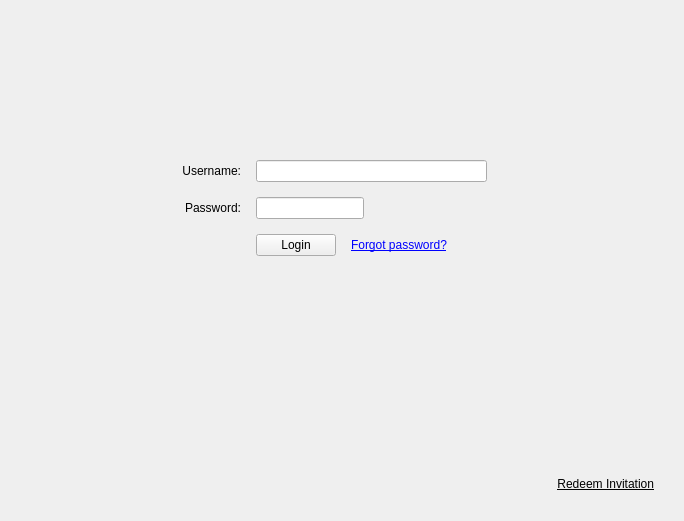
<?xml version="1.0" encoding="UTF-8"?>
<ui version="4.0">
 <class>LoginWgt</class>
 <widget class="QWidget" name="LoginWgt">
  <property name="geometry">
   <rect>
    <x>0</x>
    <y>0</y>
    <width>684</width>
    <height>521</height>
   </rect>
  </property>
  <property name="windowTitle">
   <string>Form</string>
  </property>
  <layout class="QGridLayout" name="gridLayout">
   <property name="leftMargin">
    <number>30</number>
   </property>
   <property name="topMargin">
    <number>160</number>
   </property>
   <property name="rightMargin">
    <number>30</number>
   </property>
   <property name="bottomMargin">
    <number>30</number>
   </property>
   <property name="spacing">
    <number>15</number>
   </property>
   <item row="0" column="0">
    <spacer name="horizontalSpacer">
     <property name="orientation">
      <enum>Qt::Horizontal</enum>
     </property>
     <property name="sizeHint" stdset="0">
      <size>
       <width>136</width>
       <height>20</height>
      </size>
     </property>
    </spacer>
   </item>
   <item row="0" column="4">
    <spacer name="horizontalSpacer_2">
     <property name="orientation">
      <enum>Qt::Horizontal</enum>
     </property>
     <property name="sizeHint" stdset="0">
      <size>
       <width>136</width>
       <height>20</height>
      </size>
     </property>
    </spacer>
   </item>
   <item row="1" column="1" colspan="2">
    <widget class="QLabel" name="labelPassword">
     <property name="focusPolicy">
      <enum>Qt::NoFocus</enum>
     </property>
     <property name="text">
      <string>Password:</string>
     </property>
     <property name="alignment">
      <set>Qt::AlignRight|Qt::AlignTrailing|Qt::AlignVCenter</set>
     </property>
     <property name="NotLinkLoginSign" stdset="0">
      <bool>true</bool>
     </property>
    </widget>
   </item>
   <item row="2" column="3">
    <widget class="QWidget" name="loginWgt" native="true">
     <property name="sizePolicy">
      <sizepolicy hsizetype="Expanding" vsizetype="Preferred">
       <horstretch>0</horstretch>
       <verstretch>0</verstretch>
      </sizepolicy>
     </property>
     <layout class="QHBoxLayout" name="horizontalLayout">
      <property name="spacing">
       <number>15</number>
      </property>
      <property name="leftMargin">
       <number>0</number>
      </property>
      <property name="topMargin">
       <number>0</number>
      </property>
      <property name="rightMargin">
       <number>0</number>
      </property>
      <property name="bottomMargin">
       <number>0</number>
      </property>
      <item>
       <widget class="QPushButton" name="pushButtonLogin">
        <property name="focusPolicy">
         <enum>Qt::NoFocus</enum>
        </property>
        <property name="text">
         <string>Login</string>
        </property>
        <property name="autoDefault">
         <bool>true</bool>
        </property>
        <property name="default">
         <bool>false</bool>
        </property>
       </widget>
      </item>
      <item>
       <widget class="QLabel" name="labelForgotPassword">
        <property name="focusPolicy">
         <enum>Qt::NoFocus</enum>
        </property>
        <property name="text">
         <string>&lt;a href=&quot;#browse_output&quot;&gt;&lt;span style=&quot; text-decoration: underline; color:#0000ff;&quot;&gt;Forgot password?&lt;/span&gt;&lt;/a&gt;</string>
        </property>
        <property name="textInteractionFlags">
         <set>Qt::TextBrowserInteraction</set>
        </property>
       </widget>
      </item>
      <item>
       <spacer name="horizontalSpacer_3">
        <property name="orientation">
         <enum>Qt::Horizontal</enum>
        </property>
        <property name="sizeHint" stdset="0">
         <size>
          <width>40</width>
          <height>20</height>
         </size>
        </property>
       </spacer>
      </item>
     </layout>
    </widget>
   </item>
   <item row="3" column="3">
    <widget class="QLabel" name="labelLoginStatus">
     <property name="text">
      <string/>
     </property>
    </widget>
   </item>
   <item row="4" column="3">
    <spacer name="verticalSpacer">
     <property name="orientation">
      <enum>Qt::Vertical</enum>
     </property>
     <property name="sizeHint" stdset="0">
      <size>
       <width>20</width>
       <height>164</height>
      </size>
     </property>
    </spacer>
   </item>
   <item row="4" column="4">
    <widget class="QLabel" name="labelSignUp">
     <property name="focusPolicy">
      <enum>Qt::NoFocus</enum>
     </property>
     <property name="text">
      <string>&lt;a href=&quot;#browse_output&quot;&gt;&lt;span style=&quot; text-decoration: underline; color:black;&quot;&gt;Redeem Invitation&lt;/span&gt;&lt;/a&gt;</string>
     </property>
     <property name="alignment">
      <set>Qt::AlignBottom|Qt::AlignRight|Qt::AlignTrailing</set>
     </property>
     <property name="textInteractionFlags">
      <set>Qt::TextBrowserInteraction</set>
     </property>
     <property name="LoginSignUp" stdset="0">
      <bool>true</bool>
     </property>
    </widget>
   </item>
   <item row="0" column="1" colspan="2">
    <widget class="QLabel" name="labelUsername">
     <property name="focusPolicy">
      <enum>Qt::NoFocus</enum>
     </property>
     <property name="text">
      <string>Username:</string>
     </property>
     <property name="alignment">
      <set>Qt::AlignRight|Qt::AlignTrailing|Qt::AlignVCenter</set>
     </property>
     <property name="NotLinkLoginSign" stdset="0">
      <bool>true</bool>
     </property>
    </widget>
   </item>
   <item row="0" column="3">
    <widget class="QLineEdit" name="lineEditUsername"/>
   </item>
   <item row="1" column="3">
    <widget class="QWidget" name="wgtPassword" native="true">
     <property name="sizePolicy">
      <sizepolicy hsizetype="Expanding" vsizetype="Preferred">
       <horstretch>0</horstretch>
       <verstretch>0</verstretch>
      </sizepolicy>
     </property>
     <layout class="QHBoxLayout" name="horizontalLayout_2">
      <property name="spacing">
       <number>15</number>
      </property>
      <property name="leftMargin">
       <number>0</number>
      </property>
      <property name="topMargin">
       <number>0</number>
      </property>
      <property name="rightMargin">
       <number>0</number>
      </property>
      <property name="bottomMargin">
       <number>0</number>
      </property>
      <item>
       <widget class="SequryLineEdit" name="lineEditPassword">
        <property name="Short" stdset="0">
         <bool>true</bool>
        </property>
       </widget>
      </item>
      <item>
       <widget class="QPushButton" name="pushButtonQuestion">
        <property name="sizePolicy">
         <sizepolicy hsizetype="Fixed" vsizetype="Fixed">
          <horstretch>0</horstretch>
          <verstretch>0</verstretch>
         </sizepolicy>
        </property>
        <property name="focusPolicy">
         <enum>Qt::NoFocus</enum>
        </property>
        <property name="text">
         <string/>
        </property>
        <property name="flat">
         <bool>true</bool>
        </property>
        <property name="visiblePassw" stdset="0">
         <bool>false</bool>
        </property>
       </widget>
      </item>
      <item>
       <spacer name="horizontalSpacer_4">
        <property name="orientation">
         <enum>Qt::Horizontal</enum>
        </property>
        <property name="sizeHint" stdset="0">
         <size>
          <width>0</width>
          <height>20</height>
         </size>
        </property>
       </spacer>
      </item>
     </layout>
    </widget>
   </item>
  </layout>
 </widget>
 <customwidgets>
  <customwidget>
   <class>SequryLineEdit</class>
   <extends>QLineEdit</extends>
   <header>SequryLineEdit.h</header>
  </customwidget>
 </customwidgets>
 <tabstops>
  <tabstop>lineEditUsername</tabstop>
  <tabstop>pushButtonLogin</tabstop>
  <tabstop>lineEditPassword</tabstop>
 </tabstops>
 <resources/>
 <connections/>
</ui>
